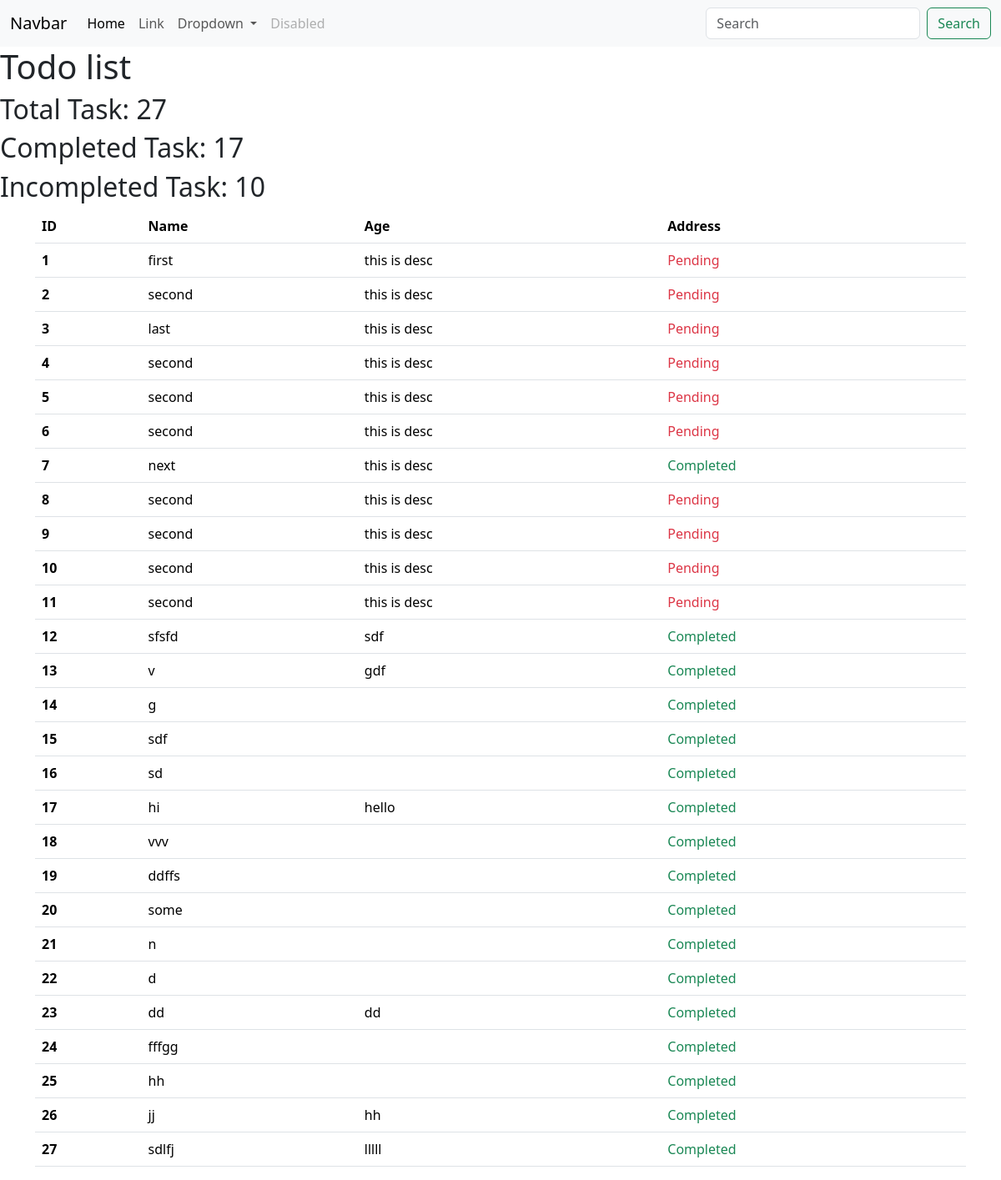
/todo/task/, run on an earlier commit of the app's database.
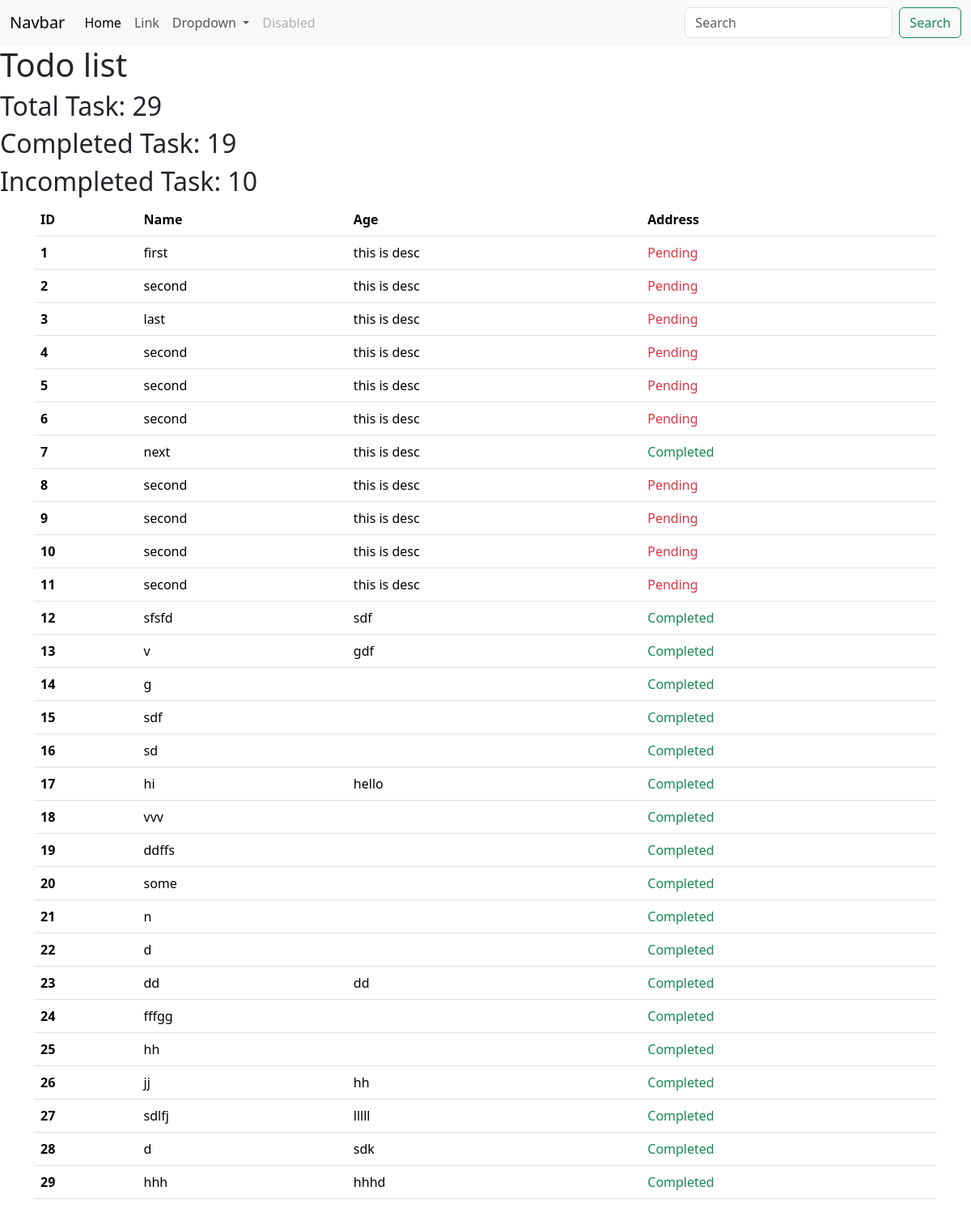
And on a later commit of the database.
### todolist/models.py (models this page shows)
class Todo(models.Model):
    title = models.CharField(max_length=100)
    description = models.TextField()
    status = models.BooleanField(default=True)

### todolist/views.py (the view)
# urls.py: path('task/', task),
def task(request):
    task=Todo.objects.all()
    total_task=task.count()
    completed=task.filter(status=True).count()
    incompleted=task.filter(status=False).count()
    print("Completed: ", completed)  # First runserver, then refresh the browser and see the terminal
    context={
        "task":task,
        "total_task":total_task,
        "completed":completed,
        "incompleted":incompleted
    }
    return render(request, 'task.html', context)

### templates/task.html (shortened to what this page needs)
{% extends 'base.html'%}
{%block body%}
<h1> Todo list </h1>
<h2> Total Task: {{total_task}} </h2>
<h2> Completed Task:  {{completed}} </h2>
<h2> Incompleted Task:  {{incompleted}} </h2>
<div class="container">
  <table class="table">
  <thead>
    <tr>
      <th scope="col">ID</th>
      <th scope="col">Name</th>
      <th scope="col">Age</th>
      <th scope="col">Address</th>
    </tr>
  </thead>
  <tbody>
    {% for i in task %}
    <tr>
      <th scope="row">  {{forloop.counter}} </th>
      <td>{{i.title}}</td>
      <td> {{i.description}} </td>
      <td>
        {% if i.status %}
        <span class='text-success'> Completed </span>
        {%else%}
        <span class="text-danger">Pending </span>
          {%endif%}
        </td>
    </tr>
    {%endfor%}
  </tbody>
</table>
</div>
{%endblock body%}

What changed in the data, as far as the page shows it:
added Todo: title "d", description "sdk", status "Completed"
added Todo: title "hhh", description "hhhd", status "Completed"
Also different on the page:
{{ total_task }}: "27" → "29"
{{ completed }}: "17" → "19"
